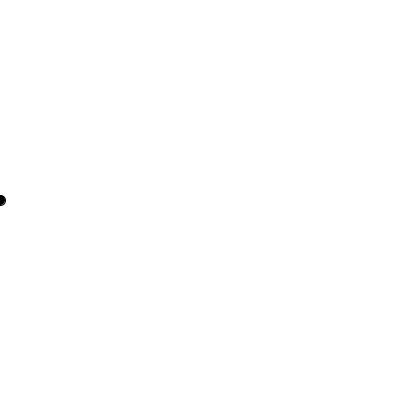
Frame 1 (no input)
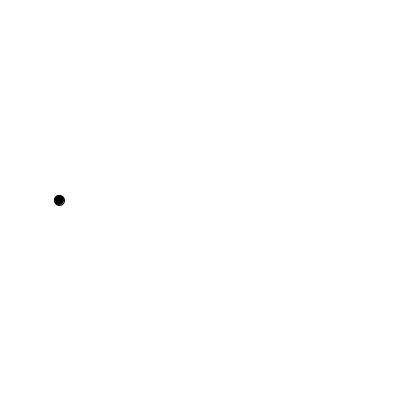
Frame 60 (the mouse pressed at the canvas centre just before this capture)
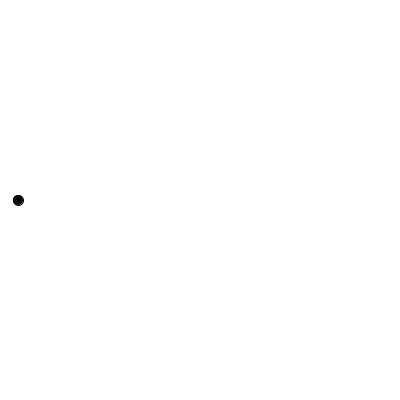
Frame 120 (the mouse held since frame 60 and released just before this capture)

The Processing sketch that drew these frames (run headless with seeded random() and noise(); from frame 60 on, the mouse is pressed at the canvas centre):

// Processing sketch: processing_82766
// ── processing_82766.pde

float x = 0.0;

void setup() {
size (400, 400)
}

void draw() {
  background(255);
  fill(0);
  ellipse (x, height/2, 10, 10);
  x++;
  if (x>100) {
  x=0;
  }
}
